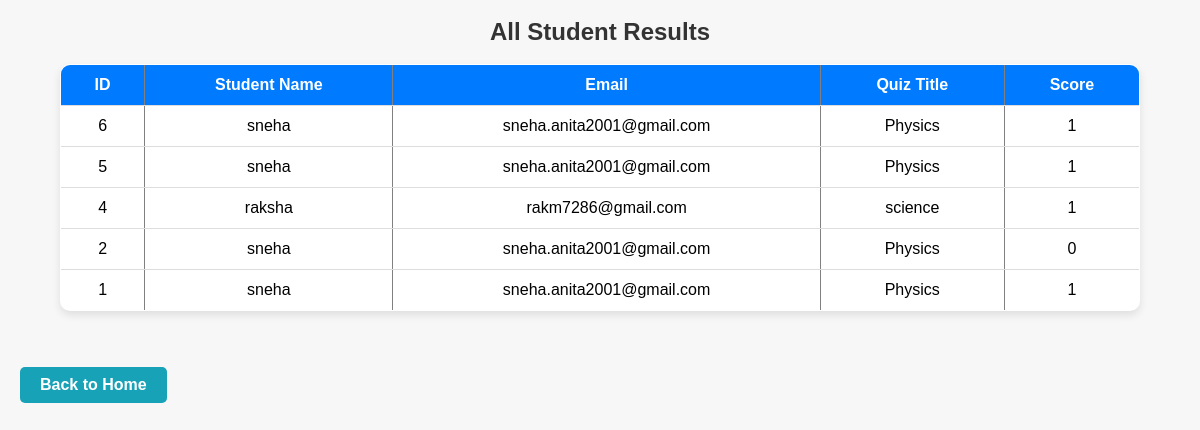
/view_results.php, run on the app's committed database.
### tables this page shows
CREATE TABLE `result` (
  `result_id` int(11) NOT NULL,
  `student_id` int(11) DEFAULT NULL,
  `quiz_id` int(11) DEFAULT NULL,
  `score` int(11) DEFAULT NULL
);

CREATE TABLE `student` (
  `student_id` int(11) NOT NULL,
  `name` varchar(100) DEFAULT NULL,
  `email` varchar(100) DEFAULT NULL,
  `course` varchar(50) DEFAULT NULL
);

CREATE TABLE `quiz` (
  `quiz_id` int(11) NOT NULL,
  `quiz_title` varchar(100) DEFAULT NULL,
  `total_questions` int(11) DEFAULT NULL
);

### view_results.php (the view, shortened to what this page needs)
<?php
include("db_connection.php");
$result = mysqli_query($conn,
    "SELECT r.result_id, s.name AS student_name, s.email, z.quiz_title, r.score
     FROM result r
     JOIN student s ON r.student_id = s.student_id
     JOIN quiz z ON r.quiz_id = z.quiz_id
     ORDER BY r.result_id DESC"
);
?>
<!DOCTYPE html>
<html lang="en">
<head>
    <link rel="stylesheet" href="style.css">
</head>
<body>
    <h2>All Student Results</h2>
    <table border="1" cellpadding="10">
        <tr>
            <th>ID</th>
            <th>Student Name</th>
            <th>Email</th>
            <th>Quiz Title</th>
            <th>Score</th>
        </tr>
        <?php while($row = mysqli_fetch_assoc($result)) { ?>
        <tr>
            <td><?php echo $row['result_id']; ?></td>
            <td><?php echo $row['student_name']; ?></td>
            <td><?php echo $row['email']; ?></td>
            <td><?php echo $row['quiz_title']; ?></td>
            <td><?php echo $row['score']; ?></td>
        </tr>
        <?php } ?>
    </table>
    <br>
    <a href="index.php">Back to Home</a>
</body>
</html>

### style.css (style rules this page uses)
body { font-family: Arial, Helvetica, sans-serif; background-color: #f7f7f7; margin: 0; padding: 0; line-height: 1; }
a { display: inline-block; padding: 10px 20px; margin: 5px; background-color: #6c757d; color: #fff; text-decoration: none; border-radius: 5px; font-weight: bold; transition: all 0.3s ease; }
h1, h2 { text-align: center; color: #333; }
table { width: 90%; margin: 20px auto; border-collapse: collapse; background-color: #fff; border-radius: 10px; overflow: hidden; box-shadow: 0 4px 8px rgba(0,0,0,0.1); }
table th, table td { padding: 12px 15px; text-align: center; border-bottom: 1px solid #ddd; }
table th { background-color: #007bff; color: #fff; }
body > a { display: inline-block; margin: 20px; padding: 10px 20px; background-color: #17a2b8; color: #fff; text-decoration: none; border-radius: 5px; font-weight: bold; transition: all 0.3s ease; }

### data on the page
result: result_id "6", student.name "sneha", student.email "sneha.anita2001@gmail.com", quiz.quiz_title "Physics", score "1"
result: result_id "5", student.name "sneha", student.email "sneha.anita2001@gmail.com", quiz.quiz_title "Physics", score "1"
result: result_id "4", student.name "raksha", student.email "rakm7286@gmail.com", quiz.quiz_title "science", score "1"
result: result_id "2", student.name "sneha", student.email "sneha.anita2001@gmail.com", quiz.quiz_title "Physics", score "0"
result: result_id "1", student.name "sneha", student.email "sneha.anita2001@gmail.com", quiz.quiz_title "Physics", score "1"
